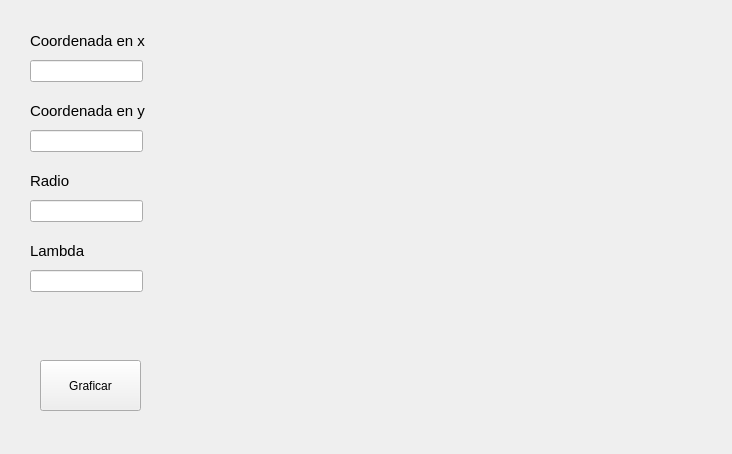
<?xml version="1.0" encoding="UTF-8"?>
<ui version="4.0">
 <class>FormCircle</class>
 <widget class="QWidget" name="FormCircle">
  <property name="geometry">
   <rect>
    <x>0</x>
    <y>0</y>
    <width>732</width>
    <height>454</height>
   </rect>
  </property>
  <property name="windowTitle">
   <string>Form</string>
  </property>
  <widget class="QLabel" name="label">
   <property name="geometry">
    <rect>
     <x>30</x>
     <y>30</y>
     <width>141</width>
     <height>21</height>
    </rect>
   </property>
   <property name="font">
    <font>
     <pointsize>11</pointsize>
    </font>
   </property>
   <property name="text">
    <string>Coordenada en x</string>
   </property>
  </widget>
  <widget class="QLineEdit" name="ledt_circle_y">
   <property name="geometry">
    <rect>
     <x>30</x>
     <y>130</y>
     <width>113</width>
     <height>22</height>
    </rect>
   </property>
  </widget>
  <widget class="QLabel" name="label_4">
   <property name="geometry">
    <rect>
     <x>30</x>
     <y>240</y>
     <width>141</width>
     <height>21</height>
    </rect>
   </property>
   <property name="font">
    <font>
     <pointsize>11</pointsize>
    </font>
   </property>
   <property name="text">
    <string>Lambda</string>
   </property>
  </widget>
  <widget class="QLineEdit" name="ledt_line_lamb">
   <property name="geometry">
    <rect>
     <x>30</x>
     <y>270</y>
     <width>113</width>
     <height>22</height>
    </rect>
   </property>
  </widget>
  <widget class="QLineEdit" name="ledt_circle_r">
   <property name="geometry">
    <rect>
     <x>30</x>
     <y>200</y>
     <width>113</width>
     <height>22</height>
    </rect>
   </property>
  </widget>
  <widget class="QLabel" name="label_3">
   <property name="geometry">
    <rect>
     <x>30</x>
     <y>170</y>
     <width>141</width>
     <height>21</height>
    </rect>
   </property>
   <property name="font">
    <font>
     <pointsize>11</pointsize>
    </font>
   </property>
   <property name="text">
    <string>Radio</string>
   </property>
  </widget>
  <widget class="QLineEdit" name="ledt_circle_x">
   <property name="geometry">
    <rect>
     <x>30</x>
     <y>60</y>
     <width>113</width>
     <height>22</height>
    </rect>
   </property>
  </widget>
  <widget class="PlotWidget" name="graphWidget" native="true">
   <property name="geometry">
    <rect>
     <x>180</x>
     <y>20</y>
     <width>501</width>
     <height>381</height>
    </rect>
   </property>
  </widget>
  <widget class="QPushButton" name="btn_graficar">
   <property name="geometry">
    <rect>
     <x>40</x>
     <y>360</y>
     <width>101</width>
     <height>51</height>
    </rect>
   </property>
   <property name="text">
    <string>Graficar</string>
   </property>
  </widget>
  <widget class="QLabel" name="label_2">
   <property name="geometry">
    <rect>
     <x>30</x>
     <y>100</y>
     <width>141</width>
     <height>21</height>
    </rect>
   </property>
   <property name="font">
    <font>
     <pointsize>11</pointsize>
    </font>
   </property>
   <property name="text">
    <string>Coordenada en y</string>
   </property>
  </widget>
 </widget>
 <customwidgets>
  <customwidget>
   <class>PlotWidget</class>
   <extends>QWidget</extends>
   <header location="global">pyqtgraph</header>
   <container>1</container>
  </customwidget>
 </customwidgets>
 <resources/>
 <connections/>
</ui>
